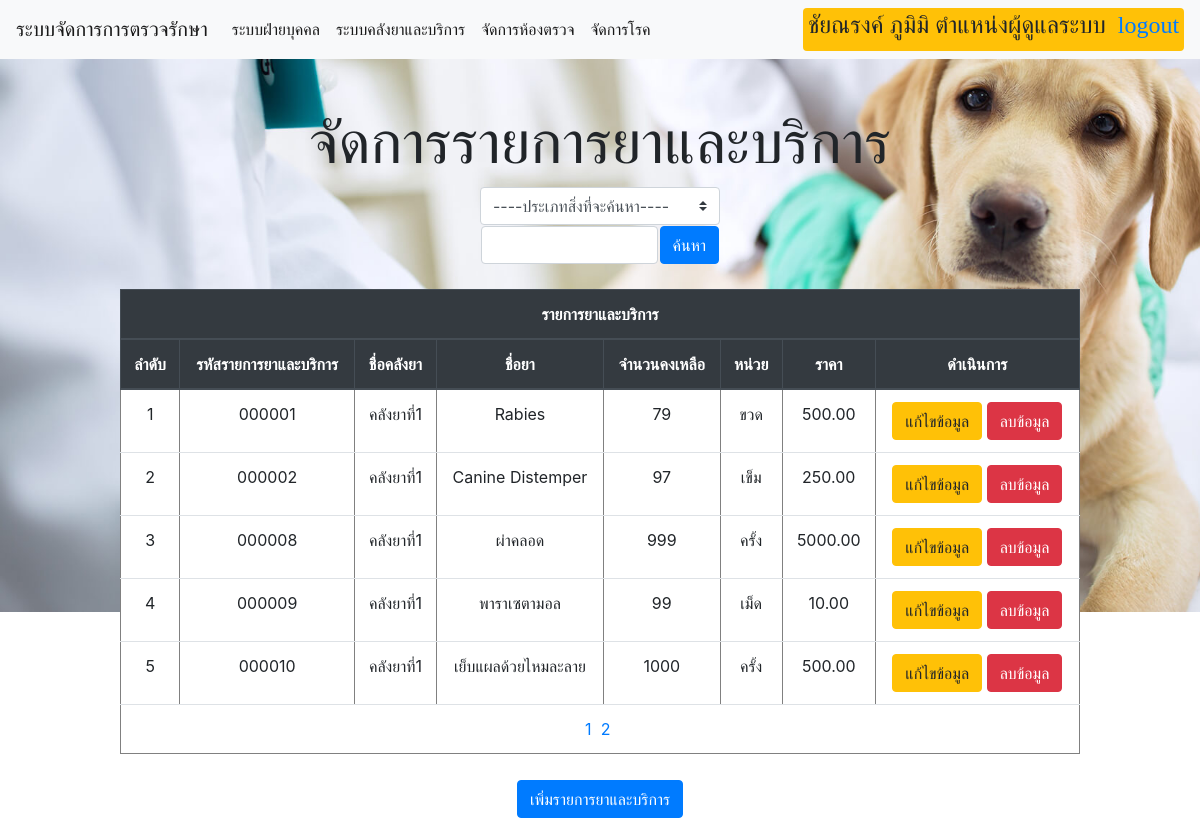
The app's page /TreatmentManagementProject/admin/AdminManageDrugServiceList.php (signed in) with its own data.
### tables this page shows
CREATE TABLE `drugservicelist` (
  `ListID` char(6) NOT NULL,
  `DshID` int(1) NOT NULL,
  `DrugID` char(3) NOT NULL,
  `Balance` int(4) NOT NULL,
  `unit` varchar(10) NOT NULL,
  `price` float(8,2) NOT NULL
);

CREATE TABLE `drugservicestorehouse` (
  `DshID` int(1) NOT NULL,
  `Name` varchar(30) NOT NULL,
  `Address` varchar(30) NOT NULL,
  `Connumber` char(10) NOT NULL
);

CREATE TABLE `drugserviceinfo` (
  `DrugID` char(3) NOT NULL,
  `Name` varchar(30) NOT NULL,
  `Properties` varchar(30) NOT NULL,
  `instruction` varchar(30) NOT NULL,
  `extra` varchar(30) NOT NULL,
  `DcID` char(3) NOT NULL,
  `manufactid` char(3) NOT NULL
);

### TreatmentManagementProject/mysql/connect.php (called while the page is built)
<?php
$connect = mysqli_connect($dbhost, $dbuser, $dbpass, $dbname);
mysqli_query($connect, "SET NAMES UTF8");
$result = mysqli_query($connect, $sql);
?>

### TreatmentManagementProject/admin/AdminManageDrugServiceList.php (the view, shortened to what this page needs)
<?php
require("../mysql/config.php");
if(!empty($_GET['wordsearch']) && !empty($_GET['typesearch']))
{
  if(!empty($_REQUEST['page']))
  {
    $page=$_REQUEST['page'];
  }
  else
  {
    $page=1;
  }
    $pageprocess=($page*5)-5;
    $wordsearch = $_REQUEST['wordsearch'];
    $typesearch = $_REQUEST['typesearch'];
    if($typesearch=='1')
    {
      $sql2 ="select drugservicelist.listid AS listid,drugservicestorehouse.name AS storehousename,drugservicelist.dshid AS dshid,drugservicelist.drugid AS drugid,drugserviceinfo.name AS drugname,drugservicelist.balance AS balance,drugservicelist.unit AS unit,drugservicelist.price AS price from drugservicelist,drugservicestorehouse,drugserviceinfo where drugservicelist.dshid = drugservicestorehouse.dshid and drugservicelist.drugid = drugserviceinfo.drugid and drugservicelist.listid LIKE '%" . $wordsearch . "%'";
      $sql = "select drugservicelist.listid AS listid,drugservicestorehouse.name AS storehousename,drugservicelist.dshid AS dshid,drugservicelist.drugid AS drugid,drugserviceinfo.name AS drugname,drugservicelist.balance AS balance,drugservicelist.unit AS unit,drugservicelist.price AS price from drugservicelist,drugservicestorehouse,drugserviceinfo where drugservicelist.dshid = drugservicestorehouse.dshid and drugservicelist.drugid = drugserviceinfo.drugid and drugservicelist.listid LIKE '%" . $wordsearch . "%' limit $pageprocess,5";
      }
    else if($typesearch=='2')
    {
      $sql2 ="select drugservicelist.listid AS listid,drugservicestorehouse.name AS storehousename,drugservicelist.dshid AS dshid,drugservicelist.drugid AS drugid,drugserviceinfo.name AS drugname,drugservicelist.balance AS balance,drugservicelist.unit AS unit,drugservicelist.price AS price from drugservicelist,drugservicestorehouse,drugserviceinfo where drugservicelist.dshid = drugservicestorehouse.dshid and drugservicelist.drugid = drugserviceinfo.drugid and drugserviceinfo.name LIKE '%" . $wordsearch . "%'";
      $sql = "select drugservicelist.listid AS listid,drugservicestorehouse.name AS storehousename,drugservicelist.dshid AS dshid,drugservicelist.drugid AS drugid,drugserviceinfo.name AS drugname,drugservicelist.balance AS balance,drugservicelist.unit AS unit,drugservicelist.price AS price from drugservicelist,drugservicestorehouse,drugserviceinfo where drugservicelist.dshid = drugservicestorehouse.dshid and drugservicelist.drugid = drugserviceinfo.drugid and drugserviceinfo.name LIKE '%" . $wordsearch . "%' limit $pageprocess,5";
    }
    else
    {
        $sql2 ="select drugserviceinfo.DrugID AS drugid,drugserviceinfo.name AS name,drugservicecatagory.Name AS type,manufacturer.CompanyName AS companyname,properties,instruction,extra from drugserviceinfo,drugservicecatagory,manufacturer where drugserviceinfo.DcID = drugservicecatagory.DcID and drugserviceinfo.manufactid = manufacturer.ManufactID";
        $sql = "select drugserviceinfo.DrugID AS drugid,drugserviceinfo.name AS name,drugservicecatagory.Name AS type,manufacturer.CompanyName AS companyname,properties,instruction,extra from drugserviceinfo,drugservicecatagory,manufacturer where drugserviceinfo.DcID = drugservicecatagory.DcID and drugserviceinfo.manufactid = manufacturer.ManufactID and drugserviceinfo.name LIKE '%" . $wordsearch . "%' limit $pageprocess,5";
    }
}
else
{
  if(!empty($_REQUEST['page']))
  {
    $page=$_REQUEST['page'];
  }
  else
  {
    $page=1;
  }
  $pageprocess=($page*5)-5;
  if(isset($_GET['wordsearch']))
  {
    $wordsearch = $_REQUEST['wordsearch'];
    $typesearch = $_REQUEST['typesearch'];
    if($typesearch=='1')
    {
      $sql2 ="select drugservicelist.listid AS listid,drugservicestorehouse.name AS storehousename,drugservicelist.dshid AS dshid,drugservicelist.drugid AS drugid,drugserviceinfo.name AS drugname,drugservicelist.balance AS balance,drugservicelist.unit AS unit,drugservicelist.price AS price from drugservicelist,drugservicestorehouse,drugserviceinfo where drugservicelist.dshid = drugservicestorehouse.dshid and drugservicelist.drugid = drugserviceinfo.drugid and drugservicelist.listid LIKE '%" . $wordsearch . "%'";
      $sql = "select drugservicelist.listid AS listid,drugservicestorehouse.name AS storehousename,drugservicelist.dshid AS dshid,drugservicelist.drugid AS drugid,drugserviceinfo.name AS drugname,drugservicelist.balance AS balance,drugservicelist.unit AS unit,drugservicelist.price AS price from drugservicelist,drugservicestorehouse,drugserviceinfo where drugservicelist.dshid = drugservicestorehouse.dshid and drugservicelist.drugid = drugserviceinfo.drugid and drugservicelist.listid LIKE '%" . $wordsearch . "%' limit $pageprocess,5";
      }
    else if($typesearch=='2')
    {
      $sql2 ="select drugservicelist.listid AS listid,drugservicestorehouse.name AS storehousename,drugservicelist.dshid AS dshid,drugservicelist.drugid AS drugid,drugserviceinfo.name AS drugname,drugservicelist.balance AS balance,drugservicelist.unit AS unit,drugservicelist.price AS price from drugservicelist,drugservicestorehouse,drugserviceinfo where drugservicelist.dshid = drugservicestorehouse.dshid and drugservicelist.drugid = drugserviceinfo.drugid and drugserviceinfo.name LIKE '%" . $wordsearch . "%'";
      $sql = "select drugservicelist.listid AS listid,drugservicestorehouse.name AS storehousename,drugservicelist.dshid AS dshid,drugservicelist.drugid AS drugid,drugserviceinfo.name AS drugname,drugservicelist.balance AS balance,drugservicelist.unit AS unit,drugservicelist.price AS price from drugservicelist,drugservicestorehouse,drugserviceinfo where drugservicelist.dshid = drugservicestorehouse.dshid and drugservicelist.drugid = drugserviceinfo.drugid and drugserviceinfo.name LIKE '%" . $wordsearch . "%' limit $pageprocess,5";
    }
  }
  else
  {
    $sql2 ="select drugservicelist.listid AS listid,drugservicestorehouse.name AS storehousename,drugservicelist.dshid AS dshid,drugservicelist.drugid AS drugid,drugserviceinfo.name AS drugname,drugservicelist.balance AS balance,drugservicelist.unit AS unit,drugservicelist.price AS price from drugservicelist,drugservicestorehouse,drugserviceinfo where drugservicelist.dshid = drugservicestorehouse.dshid and drugservicelist.drugid = drugserviceinfo.drugid";
    $sql = "select drugservicelist.listid AS listid,drugservicestorehouse.name AS storehousename,drugservicelist.dshid AS dshid,drugservicelist.drugid AS drugid,drugserviceinfo.name AS drugname,drugservicelist.balance AS balance,drugservicelist.unit AS unit,drugservicelist.price AS price from drugservicelist,drugservicestorehouse,drugserviceinfo where drugservicelist.dshid = drugservicestorehouse.dshid and drugservicelist.drugid = drugserviceinfo.drugid limit $pageprocess,5";
  }
}
?>
<!doctype html>
<html lang="en">
  <head>
     <link rel="stylesheet" href="https://stackpath.bootstrapcdn.com/bootstrap/4.3.1/css/bootstrap.min.css">
  </head>
  <body>
 <nav class="navbar navbar-expand-lg navbar-light bg-light">
  <a class="navbar-brand" href="../Main.php">ระบบจัดการการตรวจรักษา</a>
  <div class="collapse navbar-collapse" id="navbarSupportedContent">
    <ul class="navbar-nav mr-auto">
    <li class="nav-item active">
        <a class="nav-link" href="ManageUser.php">ระบบฝ่ายบุคคล <span class="sr-only">(current)</span></a>
      </li>
      <li class="nav-item active">
        <a class="nav-link" href="ManageDrugService.php">ระบบคลังยาและบริการ <span class="sr-only">(current)</span></a>
      </li>
      <li class="nav-item active">
        <a class="nav-link" href="Managetreatmentroom.php">จัดการห้องตรวจ <span class="sr-only">(current)</span></a>
      </li>
      <li class="nav-item active">
        <a class="nav-link" href="Managedisease.php">จัดการโรค <span class="sr-only">(current)</span></a>
      </li>
    </ul>
    <span class = "badge badge-warning" style="font-family: 'TH SarabunPSK';font-weight: bold;"><h4><?php echo $_SESSION['name'] . "&nbsp;ตำแหน่งผู้ดูแลระบบ" ."&nbsp;
    <a href = '../logout.php'>logout</a>" ?></h4></span>
  </div>
</nav>
<br><br>
<h1 align="center" class="head1 ">จัดการรายการยาและบริการ</h1>
<center>
    <form action="AdminManageDrugServiceList.php" method="get">
    <div style="width: 20%;">
    <select class="browser-default custom-select" name="typesearch" required>
        <option value = ''>----ประเภทสิ่งที่จะค้นหา----</option>
        </select>
        <table border="0">
        <tr>
    <td><input class="form-control" type="text" name="wordsearch"></td><td><input class="btn btn-primary" type="submit" value="ค้นหา"></td>
    </tr>
    </table>
    </div>
    </form>
    <br>
    <div style="width: 80%;">
    <table class="table table-hover" border="1" bgcolor="#FFFFFF">
    <thead class="thead-dark">
       <tr bgcolor = "#d5f4e6" align="center">
        <th colspan="8">
        รายการยาและบริการ
        </th>
       </tr>
        <tr align="center">
            <th>ลำดับ</th>
            <th>รหัสรายการยาและบริการ</th>
            <th>ชื่อคลังยา</th>
            <th>ชื่อยา</th>
            <th>จำนวนคงเหลือ</th>
            <th>หน่วย</th>
            <th>ราคา</th>
            <th>ดำเนินการ</th>
        </tr>
        </thead>
            <?php
            if(empty($_REQUEST['count']))
            {
              $count = 0;
            }
            else
            {
              $count = $_REQUEST['count'];
            }
            require("../mysql/connect.php");
            while($row = mysqli_fetch_array($result))
            {
            $count++;
              echo "<tr align='center'>";
              echo "<td>$count</td>";
              echo "<td>$row[listid]</td>";
              echo "<td>$row[storehousename]</td>";
              echo "<td>$row[drugname]</td>";
              echo "<td>$row[balance]</td>";
              echo "<td>$row[unit]</td>";
              echo "<td>$row[price]</td>";
            ?>
            <td>
            <button class="btn btn-warning" onclick="DrugServiceListEdit('<?php echo $row['drugid']; ?>','<?php echo $row['listid']; ?>')">แก้ไขข้อมูล</button>
            <button class="btn btn-danger" onclick="DrugServiceListDel('<?php echo $row['listid']; ?>')">ลบข้อมูล</button>
            </td>
             <?php
              echo "</tr>";
            }
            ?>
            <tfoot>
        <tr><td colspan=8 align="center"><?php
        $sql=$sql2;
        require("../mysql/connect.php");
        $x=mysqli_num_rows($result);
         $count2=ceil($x/5);
         $count=0;
         for($i=1;$i<=$count2;$i++)
         {
          if(!empty($_GET['wordsearch']) && !empty($_GET['typesearch']))
          {
           ?>
           <a href='AdminManageDrugServiceList.php?count=<?php echo $count ?>&page=<?php echo $i ?>&wordsearch=<?php echo $_GET['wordsearch'] ?>&typesearch=<?php echo $_GET['typesearch'] ?>'><?php echo $i; ?>&nbsp;</a>
           <?php
          }
          else
          {
            ?>
            <a href='AdminManageDrugServiceList.php?count=<?php echo $count ?>&page=<?php echo $i ?>'><?php echo $i; ?>&nbsp;</a>
            <?php
          }
            $count+=5;
         }
        ?></td></tr>
        </tfoot>
    </table>
    </div>
    </center>
    <center><button type="button" class="btn btn-primary" style="margin-top: 10px;" onclick="window.open('AdminManageDrugServiceListAdd.php','_self');">เพิ่มรายการยาและบริการ</button></center>
  </body>
</html>

### TreatmentManagementProject/admin/AdminManageDrugServiceList.php (style rules this page uses)
body { background-image: url("../background/bg.jpg"); background-repeat: no-repeat; background-size: 120% auto; }
.head1 { font-family: "TH SarabunPSK"; font-size: 60px; }

### records on screen
drugservicelist: ListID "000001", DshID.Name "คลังยาที่1", DrugID.Name "Rabies", Balance "79", unit "ขวด", price "500.00"
drugservicelist: ListID "000002", DshID.Name "คลังยาที่1", DrugID.Name "Canine Distemper", Balance "97", unit "เข็ม", price "250.00"
drugservicelist: ListID "000008", DshID.Name "คลังยาที่1", DrugID.Name "ผ่าคลอด", Balance "999", unit "ครั้ง", price "5000.00"
drugservicelist: ListID "000009", DshID.Name "คลังยาที่1", DrugID.Name "พาราเซตามอล", Balance "99", unit "เม็ด", price "10.00"
drugservicelist: ListID "000010", DshID.Name "คลังยาที่1", DrugID.Name "เย็บแผลด้วยไหมละลาย", Balance "1000", unit "ครั้ง", price "500.00"

### other values on screen
$_SESSION['name'] "ชัยณรงค์ ภูมิมิ"
